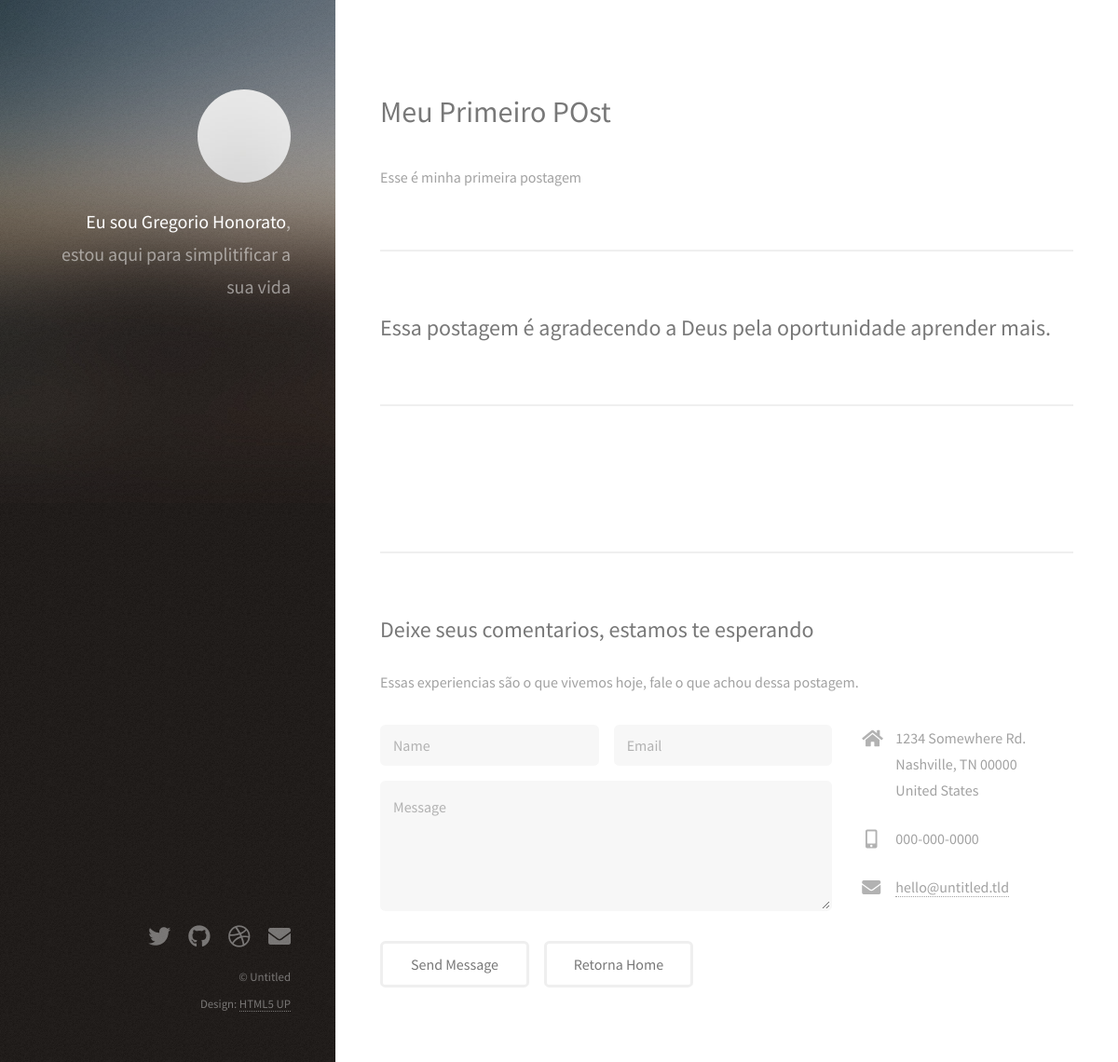
The app's page /post/1/ with its own data.
### website/models.py (models this page shows, shortened)
class Post(models.Model):
    title = models.CharField(max_length=100)
    subtitle = models.CharField(max_length=200)
    content = models.TextField()
    categories = models.CharField(max_length=2,
                 default=Categorias.GR, choices=Categorias.choices)
    deleted = models.BooleanField(default=True)
    image = models.ImageField(upload_to='post', blank=True, null=True)
    def full_name(self):
        return self.title +' '+ self.subtitle
    full_name.admin_order_field = 'id'

### website/views.py (the view)
# urls.py: path('post/<int:id>/', post_details, name='post_details'),
def post_details(request, id):
    post = Post.objects.get(id=id)
    return render(request, 'post_details.html', {'post': post})

### website/templates/post_details.html (shortened to what this page needs)
{% load static %}
<!DOCTYPE HTML>
<html>
	<head>
		<link rel="stylesheet" href="{% static 'assets/css/main.css' %}" />
	</head>
	<body class="is-preload">
			<header id="header">
				<div class="inner">
					<a href="#" class="image avatar"><img src="{% static 'images/avatar.jpg' %}" alt="" /></a>
					<h1><strong>Eu sou Gregorio Honorato</strong>, estou aqui para simplitificar a sua vida<br /></h1>
				</div>
			</header>
			<div id="main">
					<section id="one">
						<header class="major">
							<h2>{{ post.title }}</h2>
						</header>
						<p>{{ post.subtitle }}</p>
					</section>
					<section id="two">
						<h2>{{ post.content }}</h2>
					</section>
					<section id="two">
					</section>
					<section id="three">
						<h2>Deixe seus comentarios, estamos te esperando</h2>
						<p>Essas experiencias são o que vivemos hoje, fale o que achou dessa postagem.</p>
						<div class="row">
							<div class="col-8 col-12-small">
								<form method="post" action="#">
									<div class="row gtr-uniform gtr-50">
										<div class="col-6 col-12-xsmall"><input type="text" name="name" id="name" placeholder="Name" /></div>
										<div class="col-6 col-12-xsmall"><input type="email" name="email" id="email" placeholder="Email" /></div>
										<div class="col-12"><textarea name="message" id="message" placeholder="Message" rows="4"></textarea></div>
									</div>
								</form>
								<ul class="actions">
									<li><input type="submit" value="Send Message" /></li>
                                    <li><a href="{% url 'home_blog' %}" class="button">Retorna Home</a></li>
								</ul>
							</div>
							<div class="col-4 col-12-small">
								<ul class="labeled-icons">
									<li>
										<h3 class="icon solid fa-home"><span class="label">Address</span></h3>
										1234 Somewhere Rd.<br />
										Nashville, TN 00000<br />
										United States
									</li>
									<li>
										<h3 class="icon solid fa-mobile-alt"><span class="label">Phone</span></h3>
										000-000-0000
									</li>
									<li>
										<h3 class="icon solid fa-envelope"><span class="label">Email</span></h3>
										<a href="#">hello@untitled.tld</a>
									</li>
								</ul>
							</div>
						</div>
					</section>
			</div>
			<footer id="footer">
				<div class="inner">
					<ul class="icons">
						<li><a href="#" class="icon brands fa-twitter"><span class="label">Twitter</span></a></li>
						<li><a href="#" class="icon brands fa-github"><span class="label">Github</span></a></li>
						<li><a href="#" class="icon brands fa-dribbble"><span class="label">Dribbble</span></a></li>
						<li><a href="#" class="icon solid fa-envelope"><span class="label">Email</span></a></li>
					</ul>
					<ul class="copyright">
						<li>&copy; Untitled</li><li>Design: <a href="http://html5up.net">HTML5 UP</a></li>
					</ul>
				</div>
			</footer>
	</body>
</html>

### records on screen
Post: title "Meu Primeiro POst", subtitle "Esse é minha primeira postagem", content "Essa postagem é agradecendo a Deus pela oportunidade aprender mais."
